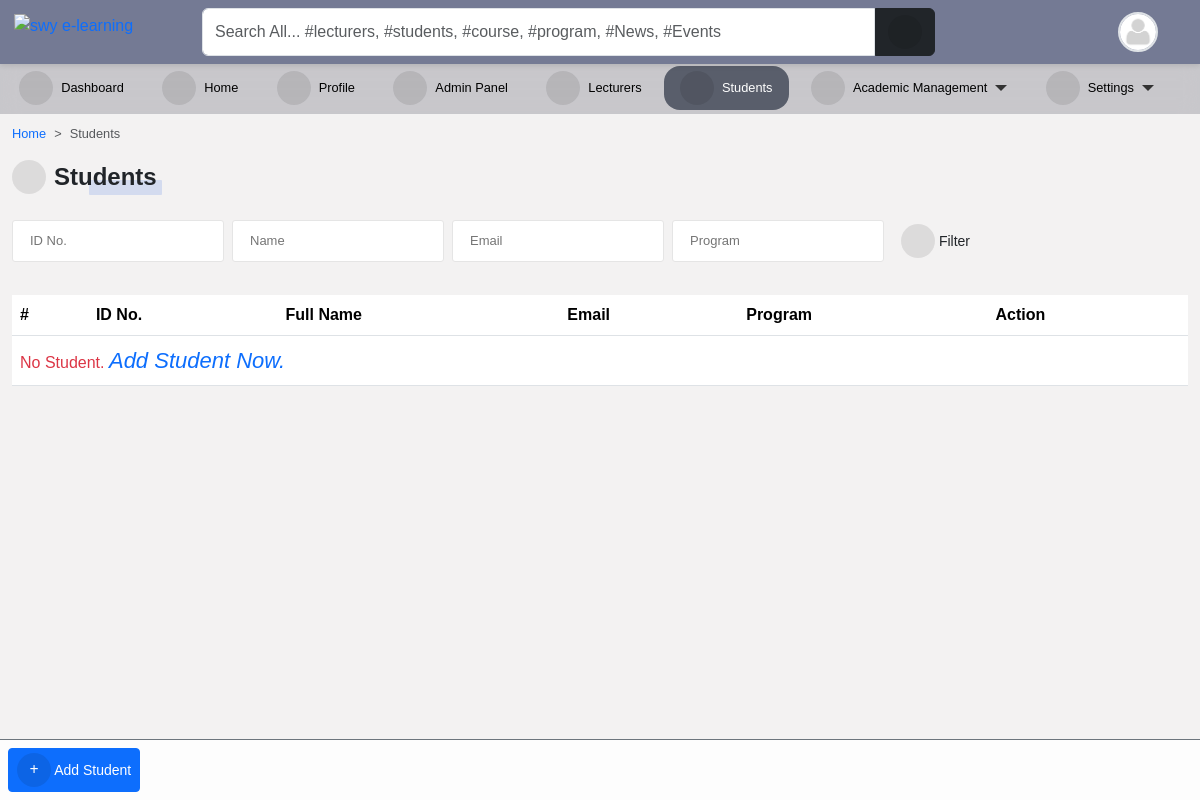
The page /accounts/students/ (signed in) on the database as committed earlier.
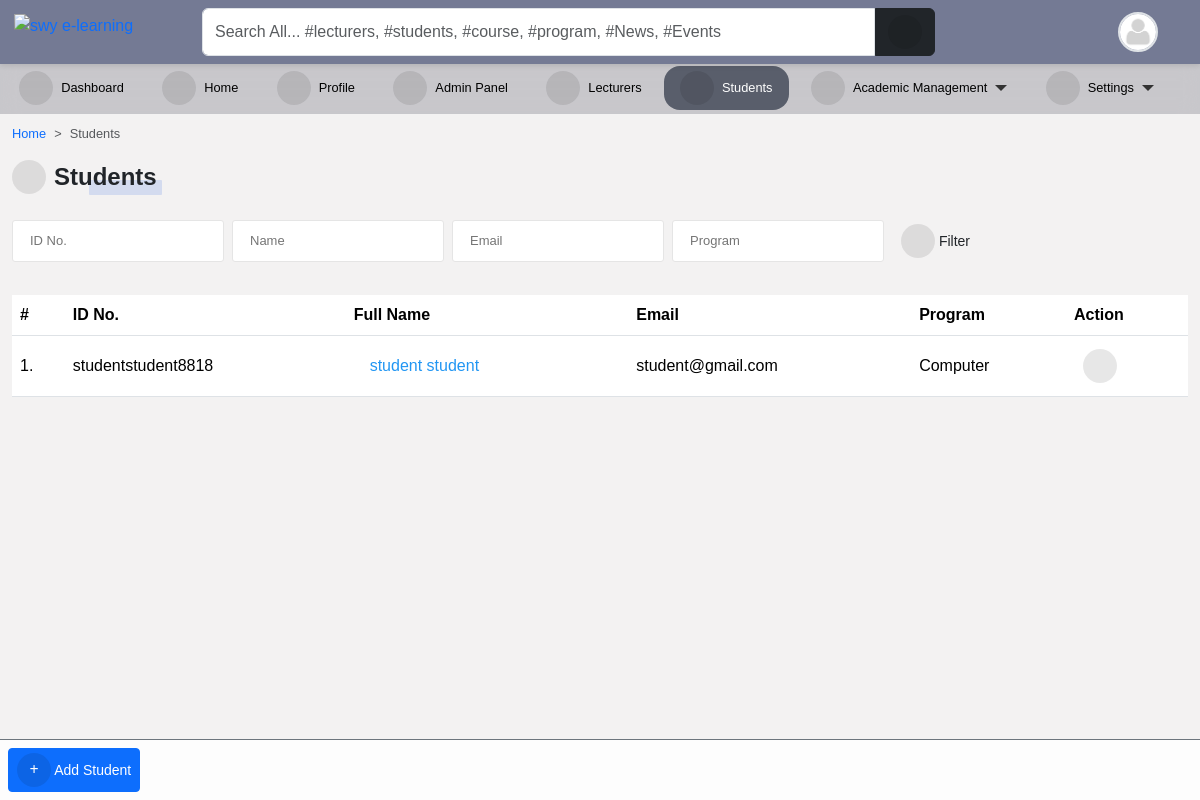
The same page on the database as committed later.
### accounts/models.py (models this page shows, shortened)
class Student(models.Model):
    student = models.OneToOneField(User, on_delete=models.CASCADE)
    level = models.CharField(max_length=25, choices=LEVEL, null=True)
    program = models.ForeignKey(Program, on_delete=models.CASCADE, null=True)
    objects = StudentManager()
    class Meta:
        ordering = ("-student__date_joined",)

class User(AbstractUser):
    is_student = models.BooleanField(default=False)
    is_lecturer = models.BooleanField(default=False)
    gender = models.CharField(max_length=1, choices=GENDERS, blank=True, null=True)
    phone = models.CharField(max_length=60, blank=True, null=True)
    address = models.CharField(max_length=60, blank=True, null=True)
    picture = models.ImageField(
        upload_to="profile_pictures/%y/%m/%d/", default="default.png", null=True
    )
    email = models.EmailField(blank=True, null=True)
    username_validator = ASCIIUsernameValidator()
    objects = CustomUserManager()
    class Meta:
        ordering = ("-date_joined",)
    @property
    def get_full_name(self):
        full_name = self.username
        if self.first_name and self.last_name:
            full_name = self.first_name + " " + self.last_name
        return full_name
    @property
    def get_user_role(self):
        if self.is_superuser:
            role = "Admin"
        elif self.is_student:
            role = "Student"
        elif self.is_lecturer:
            role = "Lecturer"
        return role

### course/models.py (models this page shows, shortened)
class Program(models.Model):
    title = models.CharField(max_length=150, unique=True)
    summary = models.TextField(null=True, blank=True)
    objects = ProgramManager()

### accounts/views.py (the view)
# urls.py: path("students/", StudentListView.as_view(), name="student_list"),
@method_decorator([login_required(login_url='sign_in'), admin_required], name="dispatch")
class StudentListView(FilterView):
    filterset_class = StudentFilter
    template_name = "accounts/student_list.html"
    paginate_by = 10
    def get_context_data(self, **kwargs):
        context = super().get_context_data(**kwargs)
        context["title"] = "Students"
        return context

### templates/accounts/student_list.html (shortened to what this page needs)
{% extends 'base.html' %}
{% block content %}
<nav style="--bs-breadcrumb-divider: '>';" aria-label="breadcrumb">
    <ol class="breadcrumb">
      <li class="breadcrumb-item"><a href="/">Home</a></li>
      <li class="breadcrumb-item active" aria-current="page">Students</li>
    </ol>
</nav>
{% if request.user.is_superuser %}
<div class="manage-wrap">
    <a class="btn btn-sm btn-primary" href="{% url 'add_student' %}"><i class="fas fa-plus"></i> Add Student</a>
</div>
{% endif %}
<div class="title-1"><i class="fas fa-user-graduate"></i>Students</div>
<br>
<br>
{% include 'snippets/filter_form.html' %}
<div class="table-responsive table-shadow table-light table-striped m-0 mt-4">
    <table class="table">
        <thead>
            <tr>
                <th>#</th>
                <th> ID No. </th>
                <th> Full Name </th>
                <th> Email </th>
                <th> Program </th>
                {% if request.user.is_superuser %}
                <th> Action </th>
                {% endif %}
            </tr>
        </thead>
        <tbody>
            {% for student in filter.qs %}
            <tr>
                <td> {{ forloop.counter }}.</td>
                <td>{{ student.student.username }} </td>
                <td><a href="{% url 'profile_single' student.student.id %}">{{ student.student.get_full_name }}</a></td>
                <td>{{ student.student.email }} </td>
                <td>{{ student.program.title }}</td>
                {% if request.user.is_superuser %}
                <td>
                    <div class="dropdown">
                        <button class="btn btn-sm" type="button" data-bs-toggle="dropdown" aria-expanded="false">
                            <i class="fa fa-ellipsis-vertical"></i>
                        </button>
                      </div>
                </td>
                {% endif %}
                {% empty %}
                <tr>
                  <td colspan="6">
                  <span class="text-danger">
                    No Student.
                    {% if request.user.is_superuser %}
                    <a href="{% url 'add_student' %}">
                    <i class="primary" style="font-size: 22px;">
                       Add Student Now.
                    </i>
                    {% endif %}
                    </a>
                  </span>
                </td>
                </tr>
            {% endfor %}
        </tbody>
    </table>
</div>
{% endblock content %}

Rows that differ between the two databases and show on the page:
added Student: student.username "studentstudent8818", student.get_full_name "student student", student.email "student@gmail.com", program "Computer"
Other text that changed with them:
text no longer shown: "No Student. Add Student Now."
